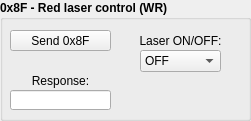
      <widget class="QGroupBox" name="x8F_ctrl_group_box">
       <property name="geometry">
        <rect>
         <x>610</x>
         <y>540</y>
         <width>251</width>
         <height>121</height>
        </rect>
       </property>
       <property name="font">
        <font>
         <weight>75</weight>
         <bold>true</bold>
        </font>
       </property>
       <property name="title">
        <string>0x8F - Red laser control (WR)</string>
       </property>
       <widget class="QPushButton" name="x8F_send_pb">
        <property name="geometry">
         <rect>
          <x>10</x>
          <y>30</y>
          <width>101</width>
          <height>21</height>
         </rect>
        </property>
        <property name="font">
         <font>
          <weight>50</weight>
          <bold>false</bold>
         </font>
        </property>
        <property name="text">
         <string>Send 0x8F</string>
        </property>
       </widget>
       <widget class="QLineEdit" name="x8F_resp_line_ed">
        <property name="geometry">
         <rect>
          <x>10</x>
          <y>90</y>
          <width>101</width>
          <height>20</height>
         </rect>
        </property>
        <property name="font">
         <font>
          <weight>50</weight>
          <bold>false</bold>
         </font>
        </property>
        <property name="text">
         <string/>
        </property>
        <property name="alignment">
         <set>Qt::AlignCenter</set>
        </property>
       </widget>
       <widget class="QLabel" name="x8F_send_lbl">
        <property name="geometry">
         <rect>
          <x>10</x>
          <y>70</y>
          <width>101</width>
          <height>21</height>
         </rect>
        </property>
        <property name="font">
         <font>
          <weight>50</weight>
          <bold>false</bold>
         </font>
        </property>
        <property name="text">
         <string>Response:</string>
        </property>
        <property name="alignment">
         <set>Qt::AlignCenter</set>
        </property>
       </widget>
       <widget class="QLabel" name="x8F_b0_lbl">
        <property name="geometry">
         <rect>
          <x>130</x>
          <y>30</y>
          <width>101</width>
          <height>21</height>
         </rect>
        </property>
        <property name="font">
         <font>
          <weight>50</weight>
          <bold>false</bold>
         </font>
        </property>
        <property name="text">
         <string>Laser ON/OFF:</string>
        </property>
        <property name="alignment">
         <set>Qt::AlignCenter</set>
        </property>
       </widget>
       <widget class="QComboBox" name="x8F_b0_cb">
        <property name="geometry">
         <rect>
          <x>140</x>
          <y>50</y>
          <width>81</width>
          <height>22</height>
         </rect>
        </property>
        <property name="font">
         <font>
          <weight>50</weight>
          <bold>false</bold>
         </font>
        </property>
        <item>
         <property name="text">
          <string>OFF</string>
         </property>
        </item>
        <item>
         <property name="text">
          <string>ON</string>
         </property>
        </item>
       </widget>
      </widget>
